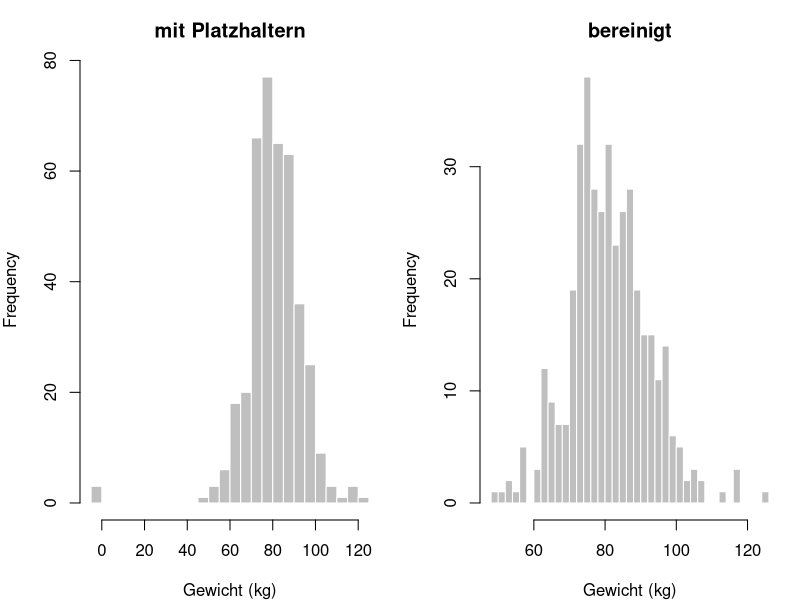
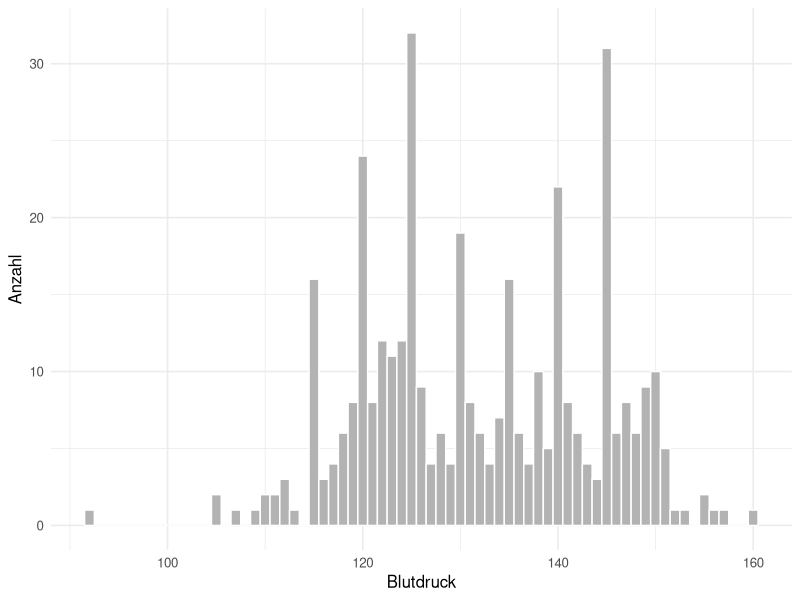
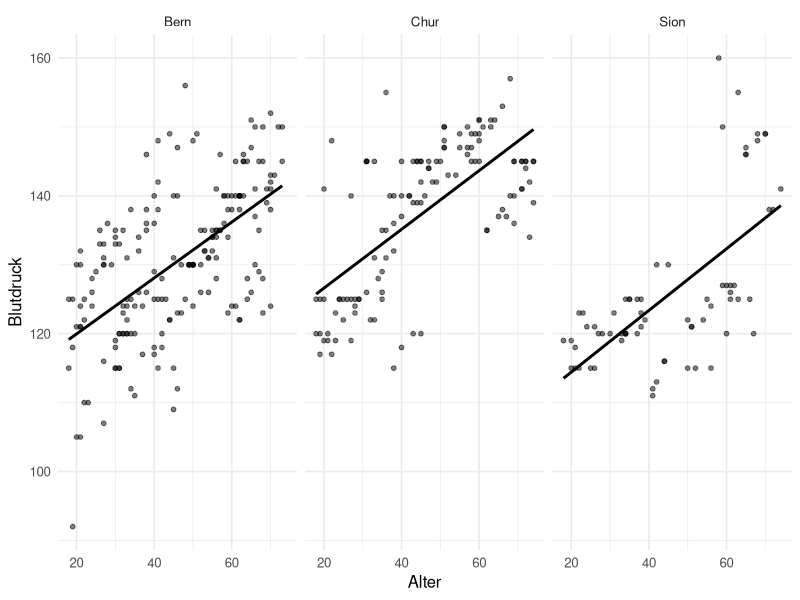
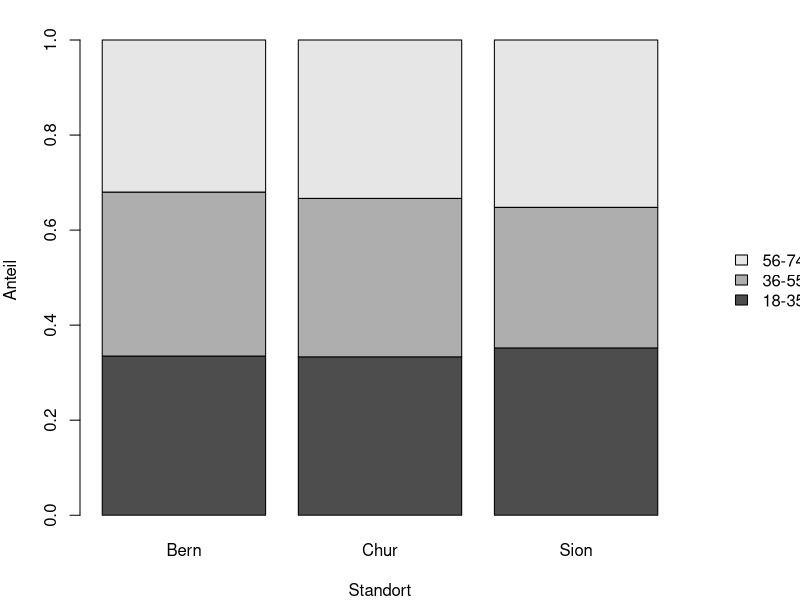

Write the R code that produced these figures, in order.
## ---- chunk 1
#| label: setup-r
#| include: false
library(ggplot2)
library(dplyr)

theme_set(theme_minimal(base_size = 12))

lehmer <- function(saat, anzahl) {
  s <- saat
  raus <- numeric(anzahl)
  for (k in seq_len(anzahl)) {
    s <- (16807 * s) %% 2147483647
    raus[k] <- s / 2147483647
  }
  raus
}

normalwerte <- function(saat, anzahl, mittel = 0, streuung = 1) {
  mittel + streuung * qnorm(lehmer(saat, anzahl))
}

# Ein Datensatz mit absichtlich eingebauten Auffaelligkeiten, wie sie in
# echten Exporten vorkommen.
n <- 400
gewicht <- round(normalwerte(8811, n, 82, 11), 1)
alter <- 18 + floor(57 * lehmer(8812, n))
u <- lehmer(8813, n)
standort <- ifelse(u < 0.5, "Bern", ifelse(u < 0.8, "Chur", "Sion"))
versatz <- ifelse(standort == "Bern", 0, ifelse(standort == "Chur", 6, -5))

blutdruck <- round(90 + 0.45 * alter + 0.25 * gewicht + versatz +
                     normalwerte(8814, n, 0, 8))

# Rundungspraeferenz: ein Teil der Werte wurde auf 5 gerundet abgelesen
gerundet <- order(lehmer(8815, n))[1:150]
blutdruck[gerundet] <- round(blutdruck[gerundet] / 5) * 5

# Sensorfehler und Luecken
gewicht[c(12, 88, 301)] <- -1
blutdruck[order(lehmer(8816, n))[1:18]] <- NA

roh <- data.frame(gewicht, alter, standort, blutdruck)
## ---- chunk 2
#| label: b1-eda-r
str(roh)
summary(roh)

# Wo fehlt etwas, und wo sieht etwas nach Platzhalter aus?
colSums(is.na(roh))
sapply(roh[, c("gewicht", "alter", "blutdruck")], range, na.rm = TRUE)
## ---- chunk 3
#| label: fig-b2-eda-r
#| fig-cap: "Beispiel 2: links das Gewicht mit den Platzhaltern, rechts bereinigt."
#| fig-height: 3.2
daten <- roh
daten$gewicht[daten$gewicht < 0] <- NA

par(mfrow = c(1, 2), mar = c(4, 4, 3, 1))
hist(roh$gewicht, breaks = 30, col = "grey75", border = "white",
     main = "mit Platzhaltern", xlab = "Gewicht (kg)")
hist(daten$gewicht, breaks = 30, col = "grey75", border = "white",
     main = "bereinigt", xlab = "Gewicht (kg)")
par(mfrow = c(1, 1))

round(rbind(
  mit_platzhalter = c(n = sum(!is.na(roh$gewicht)), mittel = mean(roh$gewicht),
                      sd = sd(roh$gewicht), min = min(roh$gewicht),
                      median = median(roh$gewicht)),
  bereinigt = c(n = sum(!is.na(daten$gewicht)),
                mittel = mean(daten$gewicht, na.rm = TRUE),
                sd = sd(daten$gewicht, na.rm = TRUE),
                min = min(daten$gewicht, na.rm = TRUE),
                median = median(daten$gewicht, na.rm = TRUE))
), 2)
## ---- chunk 4
#| label: fig-b3-eda-r
#| fig-cap: "Beispiel 3: Verteilung des Blutdrucks mit Klassenbreite 1. Der Bereich stimmt, die Form ist auffällig gezackt."
#| fig-height: 3.2
ggplot(roh, aes(blutdruck)) +
  geom_histogram(binwidth = 1, fill = "grey70", colour = "white") +
  labs(x = "Blutdruck", y = "Anzahl")

round(c(n = sum(!is.na(roh$blutdruck)),
        mittel = mean(roh$blutdruck, na.rm = TRUE),
        median = median(roh$blutdruck, na.rm = TRUE),
        minimum = min(roh$blutdruck, na.rm = TRUE),
        maximum = max(roh$blutdruck, na.rm = TRUE)), 2)

# Der Verdacht: wie oft enden die Werte auf 0 oder 5?
endziffern <- table(roh$blutdruck %% 10)
round(prop.table(endziffern), 3)
round(sum(prop.table(endziffern)[c("0", "5")]), 3)
## ---- chunk 5
#| label: fig-b4-eda-r
#| fig-cap: "Beispiel 4: Blutdruck gegen Alter, getrennt nach Standort."
#| fig-height: 3.2
ggplot(daten, aes(alter, blutdruck)) +
  geom_point(alpha = 0.5, size = 1.3) +
  geom_smooth(method = "lm", formula = y ~ x, se = FALSE, colour = "black") +
  facet_wrap(~ standort) +
  labs(x = "Alter", y = "Blutdruck")

# Steigung und Niveau je Standort
for (ort in c("Bern", "Chur", "Sion")) {
  teil <- subset(daten, standort == ort & !is.na(blutdruck))
  modell <- lm(blutdruck ~ alter, data = teil)
  cat(sprintf("%-5s n = %3d | Steigung %.3f | Achsenabschnitt %.1f | Mittel %.1f\n",
              ort, nrow(teil), coef(modell)[2], coef(modell)[1],
              mean(teil$blutdruck)))
}

# Und die Korrelationen insgesamt
vollstaendig <- na.omit(daten[, c("alter", "gewicht", "blutdruck")])
round(cor(vollstaendig), 3)
## ---- chunk 6
#| label: fig-b5-eda-r
#| fig-cap: "Beispiel 5: Altersgruppen je Standort als gestapelte Anteile."
#| fig-height: 3
daten$altersgruppe <- cut(daten$alter, breaks = c(17, 35, 55, 75),
                          labels = c("18-35", "36-55", "56-74"))

tab <- table(daten$standort, daten$altersgruppe)
addmargins(tab)
round(prop.table(tab, margin = 1), 2)      # Anteile je Standort

par(mar = c(4, 4, 2, 6))
barplot(t(prop.table(tab, margin = 1)), col = grey.colors(3),
        legend.text = TRUE, xlab = "Standort", ylab = "Anteil",
        args.legend = list(x = "right", inset = -0.22, bty = "n"))
par(mar = c(5, 4, 4, 2) + 0.1)

# Und die Boxplots des Blutdrucks je Standort
round(tapply(daten$blutdruck, daten$standort, median, na.rm = TRUE), 1)
